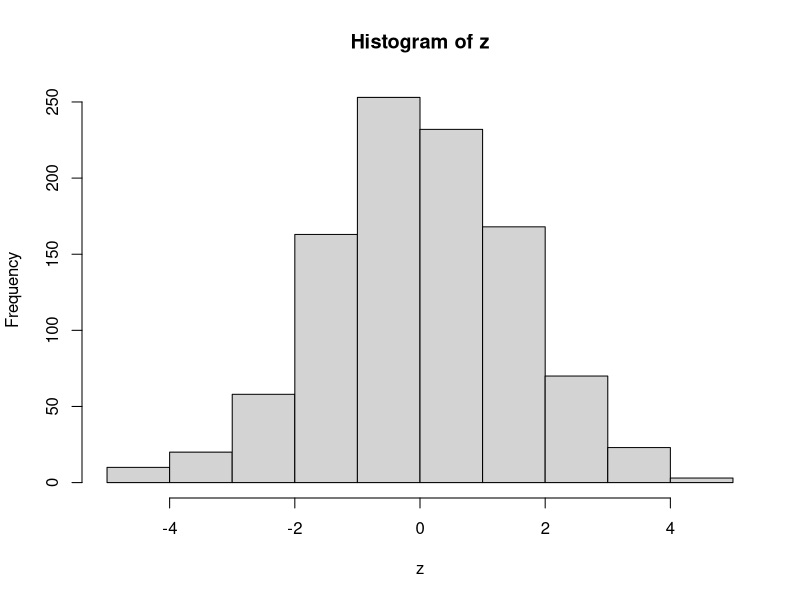
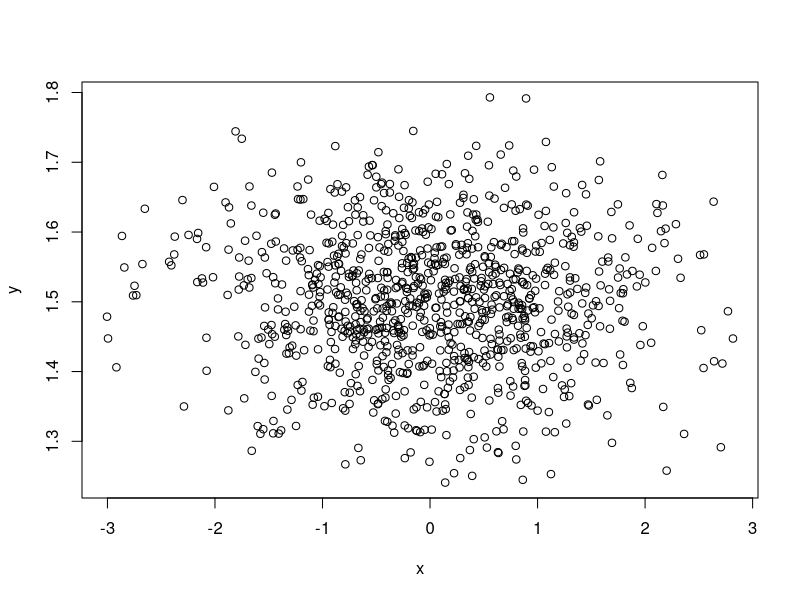
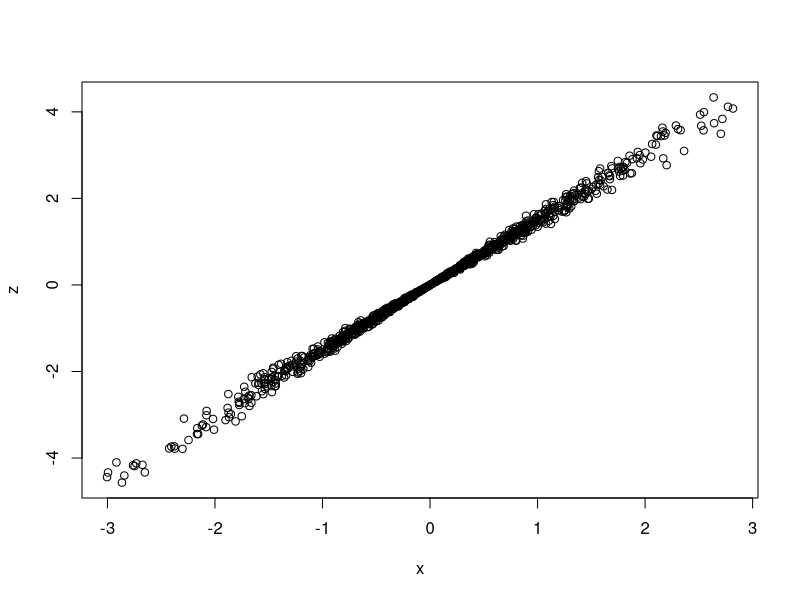

Generate these figures, in order, with R:
## ---- chunk 1
knitr::opts_chunk$set(message=FALSE,warning=FALSE, cache=TRUE)
## ---- chunk 2
x = rnorm(1000, 0, 1)
y = rnorm(1000, 1.5, 0.1)
z = x*y
## ---- chunk 3
hist(z)
## ---- chunk 4
plot(x, y)
plot(x, z)
